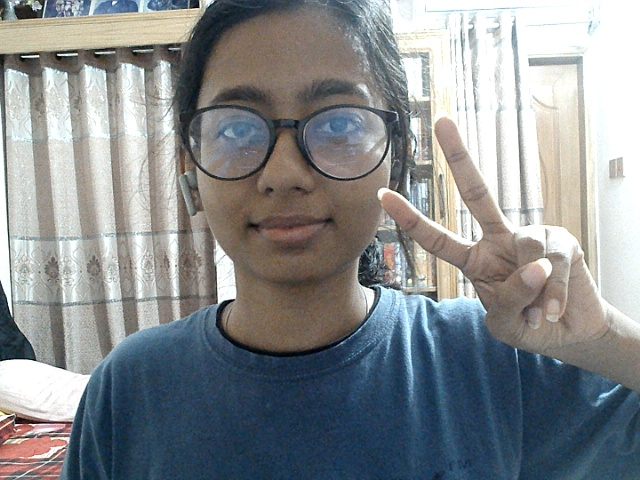
#> input picture Moving Object Detection/ImagefromCam.JPG, 640 x 480 px, given in place of the camera
$ python cameraTest.py
#> lines starting #> are read from the running program, lines starting #| are printed output that depends on the picture
import cv2
import time
import imutils
cam=cv2.VideoCapture(0)

time.sleep(1)
firstFrame=None
area=500
while True:
    _,img=cam.read()
#> img is the input picture: shape (480, 640, 3); mean B, G, R 142.1, 140, 136
    text="Normal"
    img=imutils.resize(img,width=500)
#> img: shape (375, 500, 3)
    grayImg=cv2.cvtColor(img,cv2.COLOR_BGR2GRAY)
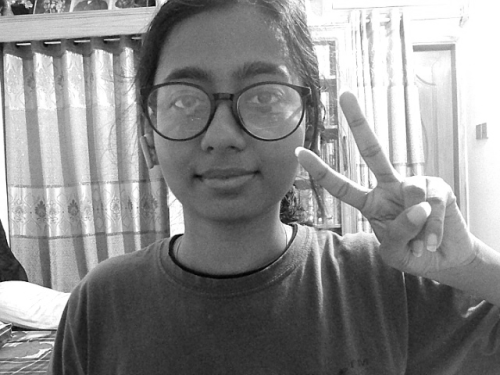
#> grayImg: shape (375, 500); min 2, max 255, mean 139.1
    gausianBlurImg=cv2.GaussianBlur(grayImg,(21,21),0)
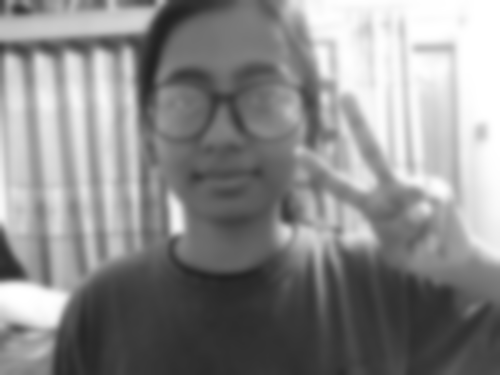
#> gausianBlurImg: shape (375, 500); min 34, max 255, mean 139.1
    if firstFrame is None:
        firstFrame=gausianBlurImg
        continue
    imgDiff=cv2.absdiff(firstFrame,gausianBlurImg)
    threshImg=cv2.threshold(imgDiff,25,255,cv2.THRESH_BINARY)[1]
    threshImg=cv2.dilate(threshImg,None,iterations=2)
    cnts=cv2.findContours(threshImg.copy(),cv2.RETR_EXTERNAL,cv2.CHAIN_APPROX_SIMPLE)
    cnts=imutils.grab_contours(cnts)

    for c in cnts:
        if cv2.contourArea(c)<area:
            continue
        (x,y,w,h)=cv2.boundingRect(c)
        cv2.rectangle(img,(x,y),(x+w,y+h),(0,255,0),2)
        text="Moving Object Detected"
        print(text)
    cv2.putText(img,text,(10,20),cv2.FONT_HERSHEY_SIMPLEX,0.5,(0,0,255),2)
    cv2.FONT_HERSHEY_SIMPLEX,0.5,(0,0,255),2
    cv2.imshow("cameraFeed",img)
    key=cv2.waitKey(1) & 0xFF
    if key==ord("q"):
        break
cv2.destroyAllWindows()

$ run again, on Moving Object Detection/Sample1.JPG
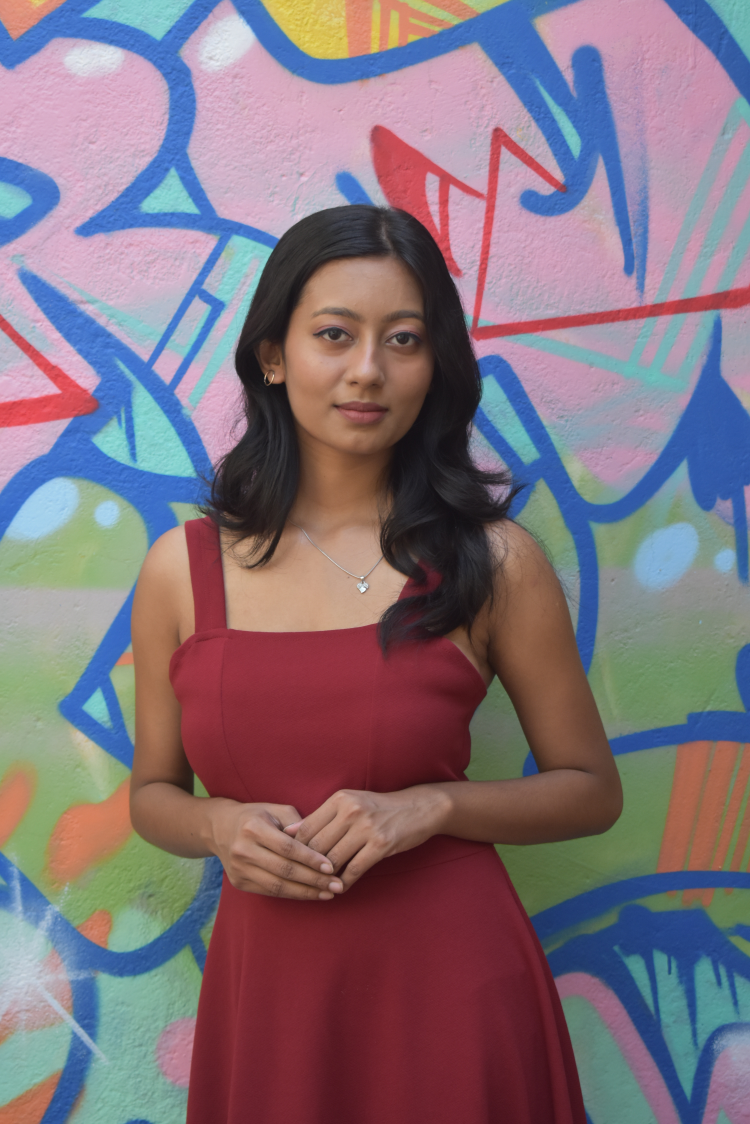
#> input picture Moving Object Detection/Sample1.JPG, 3000 x 4496 px, given in place of the camera (shown at 1/4 size)
#> img is the input picture: shape (4496, 3000, 3); mean B, G, R 123.8, 113.7, 129.8
#> img: shape (749, 500, 3)
#> `grayImg=cv2.cvtColor(img,cv2.COLOR_BGR2GRAY)`:
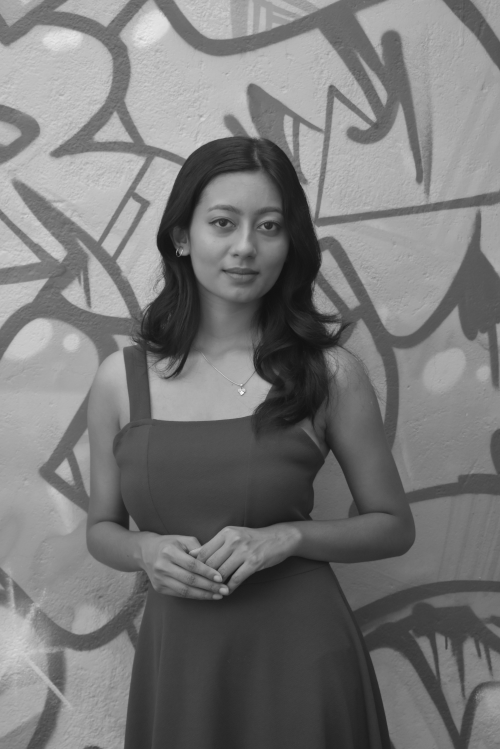
#> grayImg: shape (749, 500); min 17, max 249, mean 119.7
#> `gausianBlurImg=cv2.GaussianBlur(grayImg,(21,21),0)`:
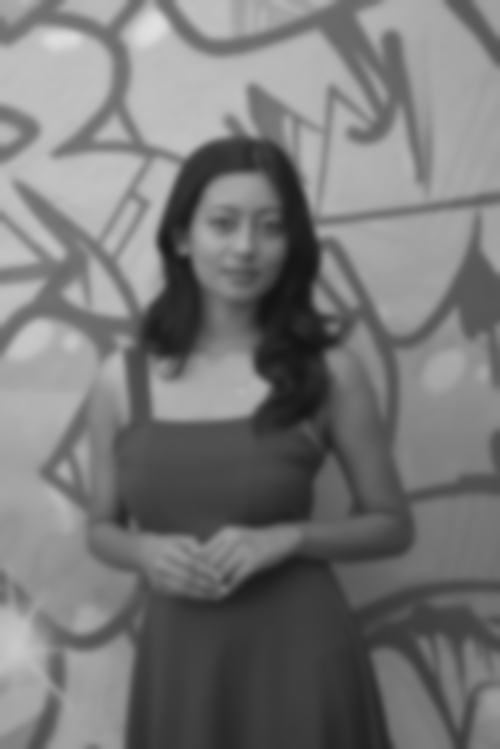
#> gausianBlurImg: shape (749, 500); min 19, max 224, mean 119.7
